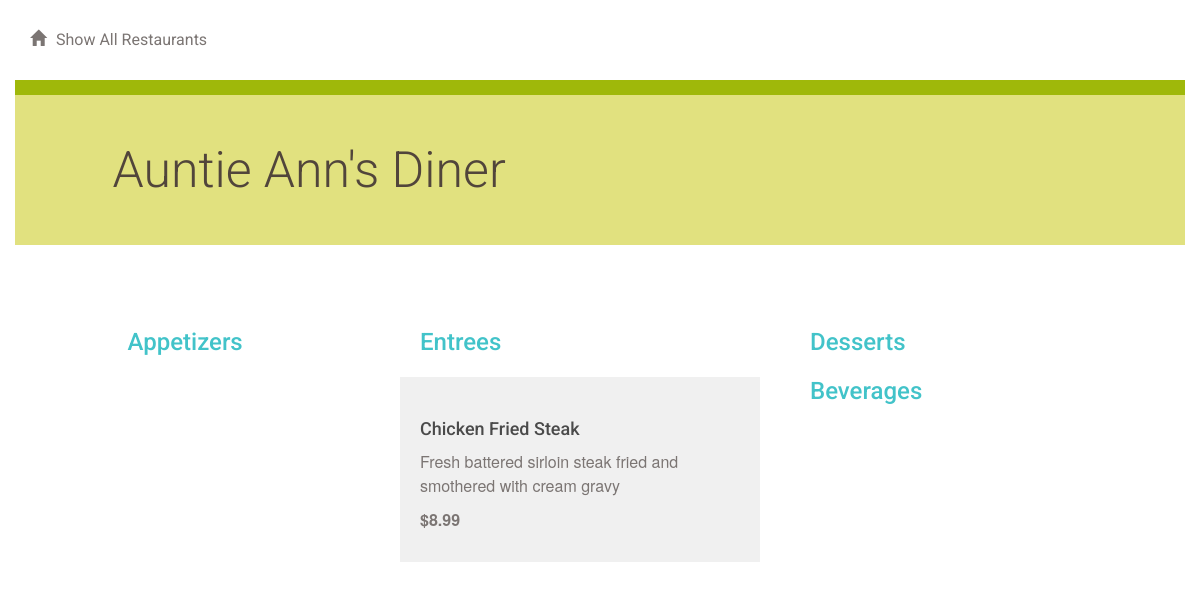
Screenshot of /restaurant/7/menu/ with the database file from the repository.
### database_setup.py (models this page shows, shortened)
class Restaurant(Base):
    __tablename__ = 'restaurant'
    id = Column(Integer, primary_key=True)
    name = Column(String(250), nullable=False)
    user_id = Column(Integer,ForeignKey('user.id'))
    user = relationship(User)

class MenuItem(Base):
    __tablename__ = 'menu_item'
    name =Column(String(80), nullable = False)
    id = Column(Integer, primary_key = True)
    description = Column(String(250))
    price = Column(String(8))
    course = Column(String(250))
    restaurant_id = Column(Integer,ForeignKey('restaurant.id'))
    restaurant = relationship(Restaurant)
    user_id = Column(Integer,ForeignKey('user.id'))
    user = relationship(User)

### project.py (the view)
@app.route('/restaurant/<int:restaurant_id>/')
@app.route('/restaurant/<int:restaurant_id>/menu/')
def showMenu(restaurant_id):
    restaurant = session.query(Restaurant).filter_by(id = restaurant_id).one()
    creator = getUserInfo(restaurant.user_id)
    items = session.query(MenuItem).filter_by(restaurant_id = restaurant_id).all()
    if 'username' not in login_session or creator.id != login_session['user_id']:
      return render_template('publicmenu.html',items = items , restaurant = restaurant,creator = creator)
    else:
      return render_template('menu.html', items = items, restaurant = restaurant, creator = creator)

### project.py (called while the page is built)
def getUserInfo(user_id):
  user = session.query(User).filter_by(id = user_id).one()
  return user

### templates/publicmenu.html (shortened to what this page needs)
{% extends "main.html" %}
{% block content %}
{% include "header.html" %}
    <div class="row divider green">
        <div class="col-md-12"></div>
    </div>
    <div class="row banner menu">
        <div class="col-md-11 col-md-offset-1 padding-none">
            <h1>{{ restaurant.name }}
            </h1>
        </div>
    </div>
    <div class="row padding-top padding-bottom">
        <div class="col-md-1"></div>
        <div class="col-md-11 padding-none">
        </div>
        <div class="col-md-7"></div>
    </div>
    <div class="row">
        <div class="col-md-12">
        </div>
    </div>
    {% if items !=[] %}
        <div class="row">
            <div class="col-md-1"></div>
            <div class="col-md-3">
                <h2>Appetizers</h2>
            </div>
            <div class="col-md-4">
                <h2>Entrees</h2>
                    {% for i in items %}
                        {% if i.course == 'Entree' %}
                        <div class="menu-item">
                            <h3>{{i.name}}</h3>
                            <p>{{i.description}}</p>
                            <p class="menu-price">{{i.price}}</p>
                        </div>
                        {% endif %}
                    {% endfor %}
            </div>
            <div class="col-md-3">
                <h2>Desserts</h2>
                <h2>Beverages</h2>
            </div>
            <div class="col-md-1"></div>
        </div>
    {% endif %}
{% endblock %}

### static/styles.css (style rules this page uses)
* { font-family: "Helvetica Neue Bold", Roboto, Helvetica, Arial, sans-serif; font-weight: 700; }
h1 { font-family: "Helvetica Neue Light", Roboto, Helvetica, Arial, sans-serif; font-size: 50px; color: #51453B; line-height: 60px; font-weight: 300; }
h2 { font-size: 24px; color: #42C3C9; line-height: 29px; }
h3 { font-size: 18px; color: #4A4A4A; line-height: 23px; }
p { font-family: "Helvetica Neue", Roboto, Helvetica, Arial, sans-serif; font-size: 16px; color: #7B7573; line-height: 24px; font-weight: 400; }
.padding-top { padding-top: 30px; }
.padding-bottom { padding-bottom: 30px; }
.padding-none { padding: 0; }
.divider { height: 15px; }
.divider.green { background-color: #9FB80A; }
.banner.menu { height: 150px; background-color: #E1E17F; }
.banner h1 { margin: 45px 0; }
.menu-item { background: #F0F0F0; padding: 20px; margin: 20px; margin-left: -20px; }
.menu-price { font-weight: 700; }

### rows the page displays
Restaurant: name "Auntie Ann's Diner"
MenuItem: name "Chicken Fried Steak", description "Fresh battered sirloin steak fried and smothered with cream gravy", price "$8.99"
